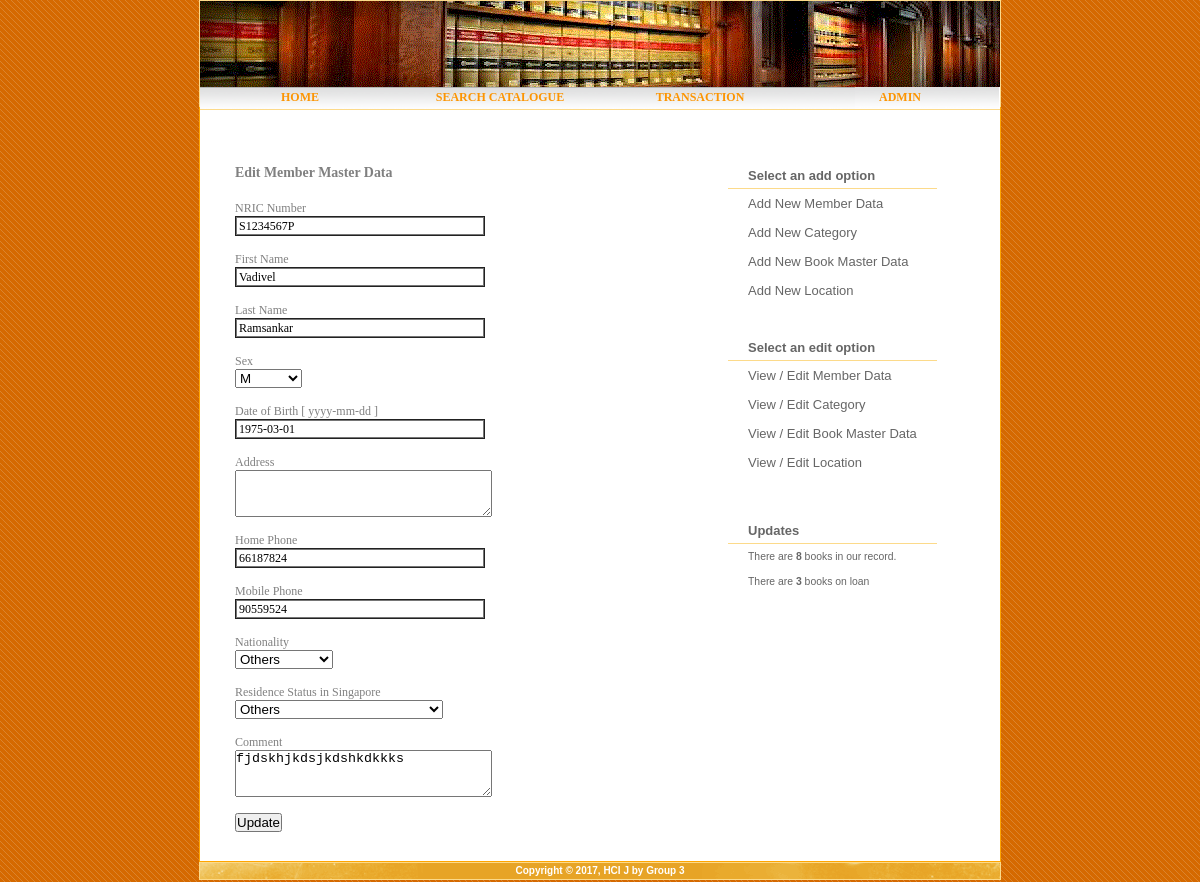
Page /library/member_update.php?action=edit&id=S1234567P on the committed database.
### tables this page shows
CREATE TABLE `member` (
  `reader_id` int(11) NOT NULL AUTO_INCREMENT,
  `nric` varchar(12) NOT NULL,
  `fname` varchar(50) NOT NULL,
  `lname` varchar(50) NOT NULL,
  `sex` varchar(15) NOT NULL,
  `dob` date NOT NULL,
  `address` text,
  `homephone` int(12) NOT NULL,
  `mobilephone` int(12) NOT NULL,
  `nationality` varchar(20) NOT NULL,
  `singstatus` varchar(50) NOT NULL,
  `mem_remark` text,
  PRIMARY KEY (`reader_id`),
  UNIQUE KEY `NRIC` (`nric`)
);

### library/member_update.php (the view, shortened to what this page needs)
<html xmlns="http://www.w3.org/1999/xhtml">
    <head>
        <link href="/library_j/css/default.css" rel="stylesheet" type="text/css" />
    </head>
         <?php
  $link=mysqli_connect('localhost','root','','library') or die (mysqli_connect_error());
switch ($_GET['action']) {
    case "edit":
      $updatesql = "SELECT * FROM member
                   WHERE nric = '" . $_GET['id'] . "'";
     $result = mysqli_query($link,$updatesql);
      $row = mysqli_fetch_array($result);
      $nric = $row['nric'];
$fname = $row['fname'];
$lname = $row['lname'];
$sex=$row['sex'];
$dob=$row['dob'];
$address=$row['address'];
$homephone=$row['homephone'];
$mobilephone=$row['mobilephone'];
$nationality=$row['nationality'];
$singstatus=$row['singstatus'];
$mem_remark=$row['mem_remark'];
break;
  }
?>
    <body>
        <div id="wrapper">
             <?php include $_SERVER['DOCUMENT_ROOT'] .'/library_j/includes/header.php';?>
            <div id="page">
                <div id="content">
<h2 >Edit Member Master Data </h2>
<form action="memberlist_update_comit.php?action=<?php
             echo $_GET['action']; ?>&type=member&id=<?php
  echo $_GET['id']; ?>" method="post">
<form action="memberlist_update_comit.php?action=add&type=member" method="post">
  <div id="UILabel">NRIC Number</div>
  <input class="form_tfield" type="text" name="nric" value="<?php echo $nric; ?>" /><br><br>
        <div id="UILabel">First Name</div>
  <input class="form_tfield" type="text" name="fname" value="<?php echo $fname; ?>" /><br><br>
  <div id="UILabel">Last Name</div>
  <input class="form_tfield" type="text" name="lname" value="<?php echo $lname; ?>" /><br><br>
   <div id="UILabel">Sex</div>
 <select name="sex" >
      <option value="<?php echo $sex; ?>" selected>
                 <?php echo $sex ;?></option>
                     </select>
<br><br>
  <div id="UILabel">Date of Birth [ yyyy-mm-dd ]</div>
  <input class="form_tfield" type="text" name="dob" value="<?php echo $dob; ?>" /><br><br>
  <div id="UILabel" >Address</div>
  <TEXTAREA  NAME="address" COLS=30 ROWS=3><?php echo $address; ?></TEXTAREA><br><br>
  <div id="UILabel">Home Phone</div>
  <input class="form_tfield" type="text" name="homephone" value="<?php echo $homephone; ?>" /><br><br>
  <div id="UILabel">Mobile Phone</div>
  <input class="form_tfield" type="text" name="mobilephone" value="<?php echo $mobilephone; ?>" /><br><br>
 <div id="UILabel">Nationality</div>
  <select name="nationality" >
      <option value="<?php echo $nationality; ?>" selected>
                 <?php echo $nationality ;?></option>
                     </select><br><br>
   <div id="UILabel">Residence Status in Singapore</div>
   <select name="singstatus" >
      <option value="<?php echo $singstatus; ?>" selected>
                 <?php echo $singstatus ;?></option>
                     </select><br><br>
                     <div id="UILabel" >Comment</div>
  <TEXTAREA NAME="mem_remark" COLS=30 ROWS=3><?php echo $mem_remark; ?></TEXTAREA>
  <br></br>
<input type="submit" value="Update" />
</form>
                </div>
                <div id="sidebar">
                    <ul>
<?php include $_SERVER['DOCUMENT_ROOT'] .'/library_j/includes/nav_library.php';?>
<?php include $_SERVER['DOCUMENT_ROOT'] .'/library_j/includes/updates.php';?>
                    </ul>
                </div>
                <div style="clear: both; height: 1px"></div>
            </div>
<?php include $_SERVER['DOCUMENT_ROOT'] .'/library_j/includes/footer.php';?>
        </div>
    </body>
</html>

### css/default.css (style rules this page uses)
* { margin: 0px; padding: 0px; }
.form_tfield { FONT-WEIGHT: normal; FONT-SIZE: 12px; COLOR: #000000; BORDER-TOP-STYLE: groove; FONT-STYLE: normal; FONT-FAMILY: verdana; BORDER-RIGHT-STYLE: ridge; BORDER-LEFT-STYLE: groove; BACKGROUND-COLOR: white; BORDER-BOTTOM-STYLE: ridge; width:250px;height:20px;padding:2px; }
#UILabel { font-size:9pt; color:gray; }
body { background: url(images/bkgd.gif); font-size: 13px; color: #333336; font-family: Arial, Helvetica, sans-serif; }
h1, h2, h3 { color: #AA2808; }
p, blockquote, ul, ol { margin-bottom: 20px; line-height: 1.6em; }
#page { width: 800px; margin:0 auto;min-height:520px; border:1px solid orange; background-color:white; }
#content { position:relative;top:22px; float:left; width: 480px; padding: 35px 10px 50px 35px; text-align:justify; font-family: Verdana; }
#content h1, #content h2, #content h3 { margin-bottom: 20px; color: gray; }
#content h2 { font-size: 107%; }
#sidebar { position:relative; top:15px;left:3px; float: left; padding: 20px 0px 30px 0px; color: #666666; }
#sidebar ul { margin: 0; padding: 0; list-style: none; line-height: normal;color: #666666; }

### rows in the picture
member: nric "S1234567P", fname "Vadivel", lname "Ramsankar", sex "M", dob "1975-03-01", homephone "66187824", mobilephone "90559524", nationality "Others", singstatus "Others", mem_remark "fjdskhjkdsjkdshkdkkks"

### other values in the picture
$num_supp_name "8"
$num_book_due "3"
